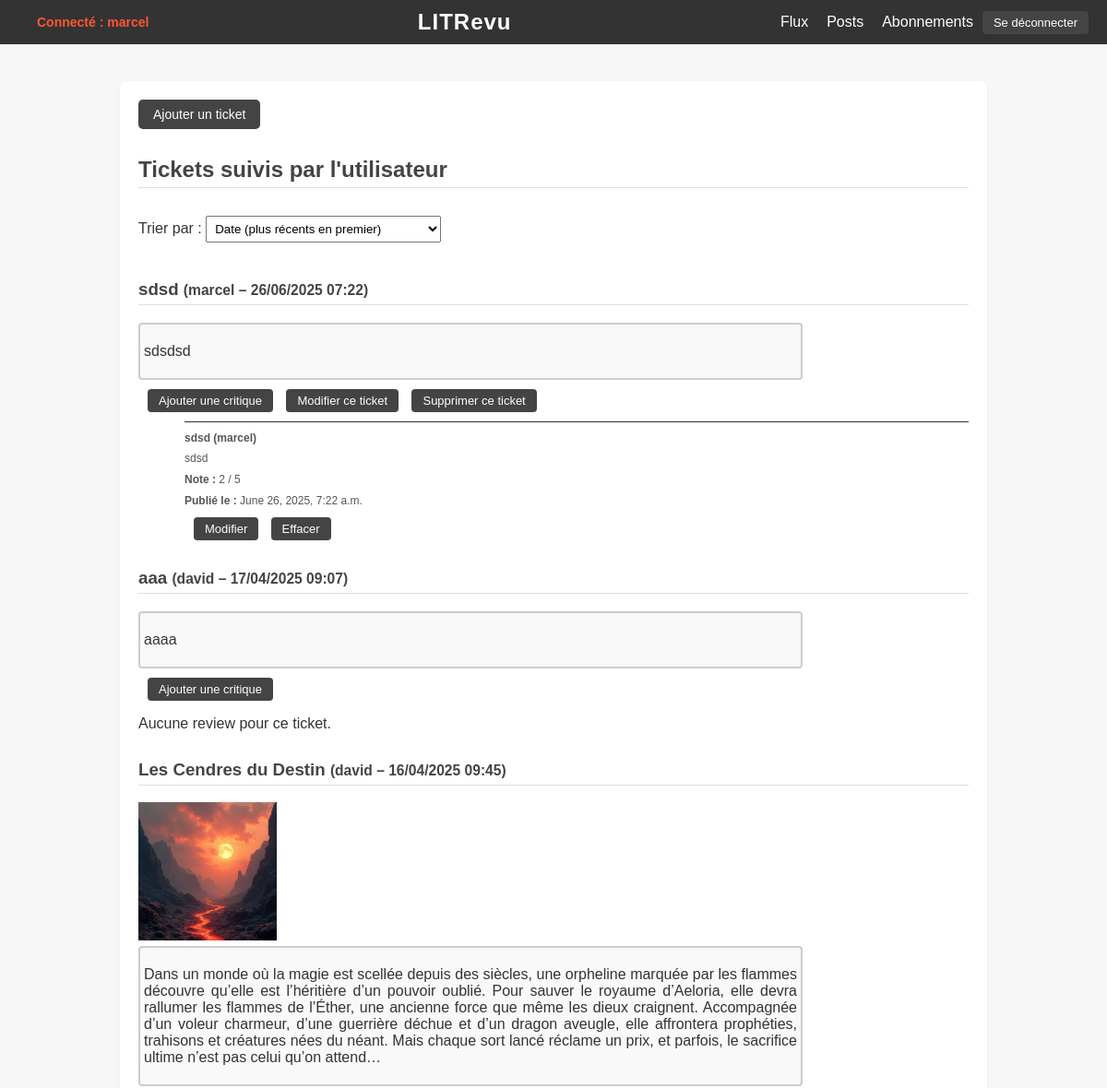
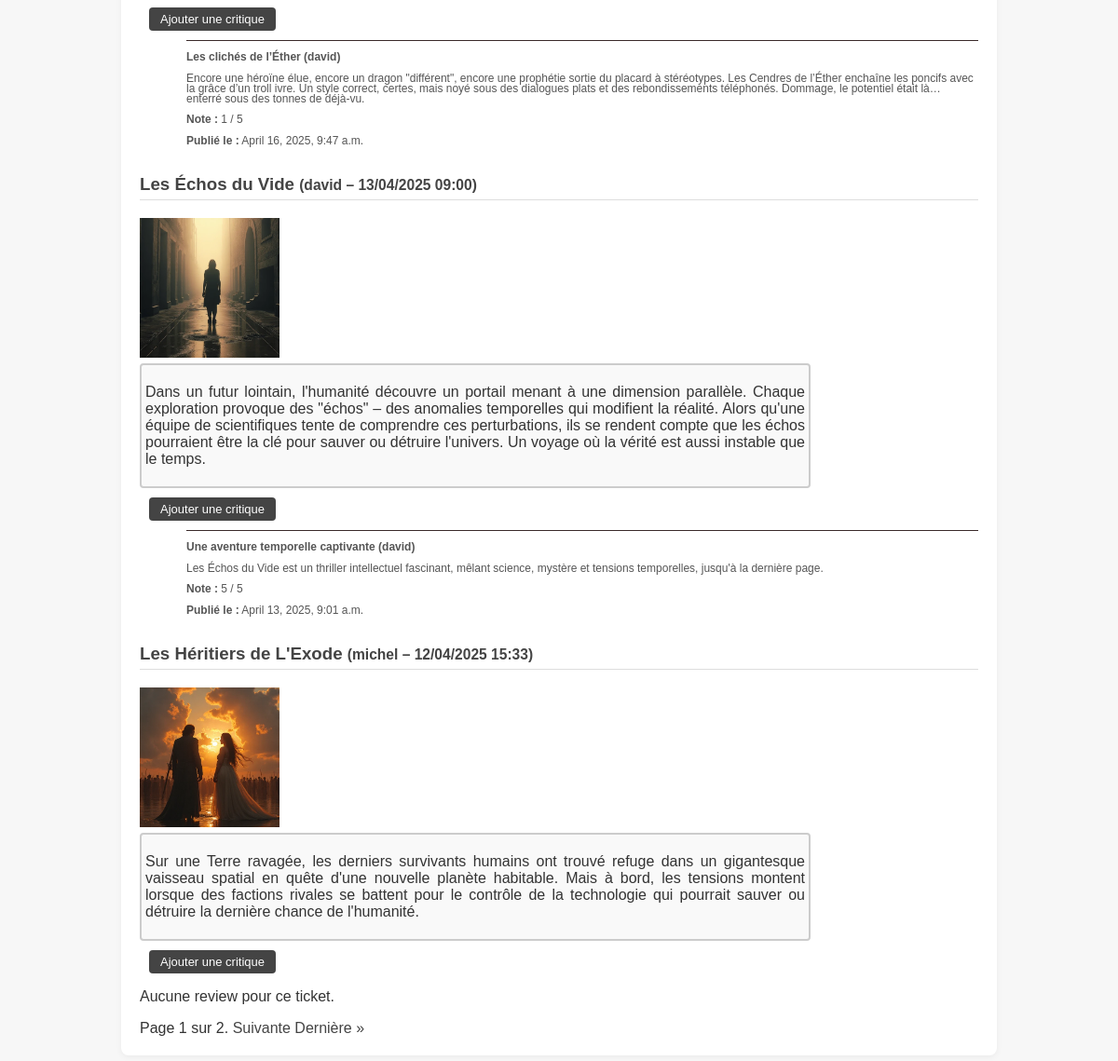
The page /all_tickets/ (signed in) on the database as committed earlier (2 pictures, top to bottom).
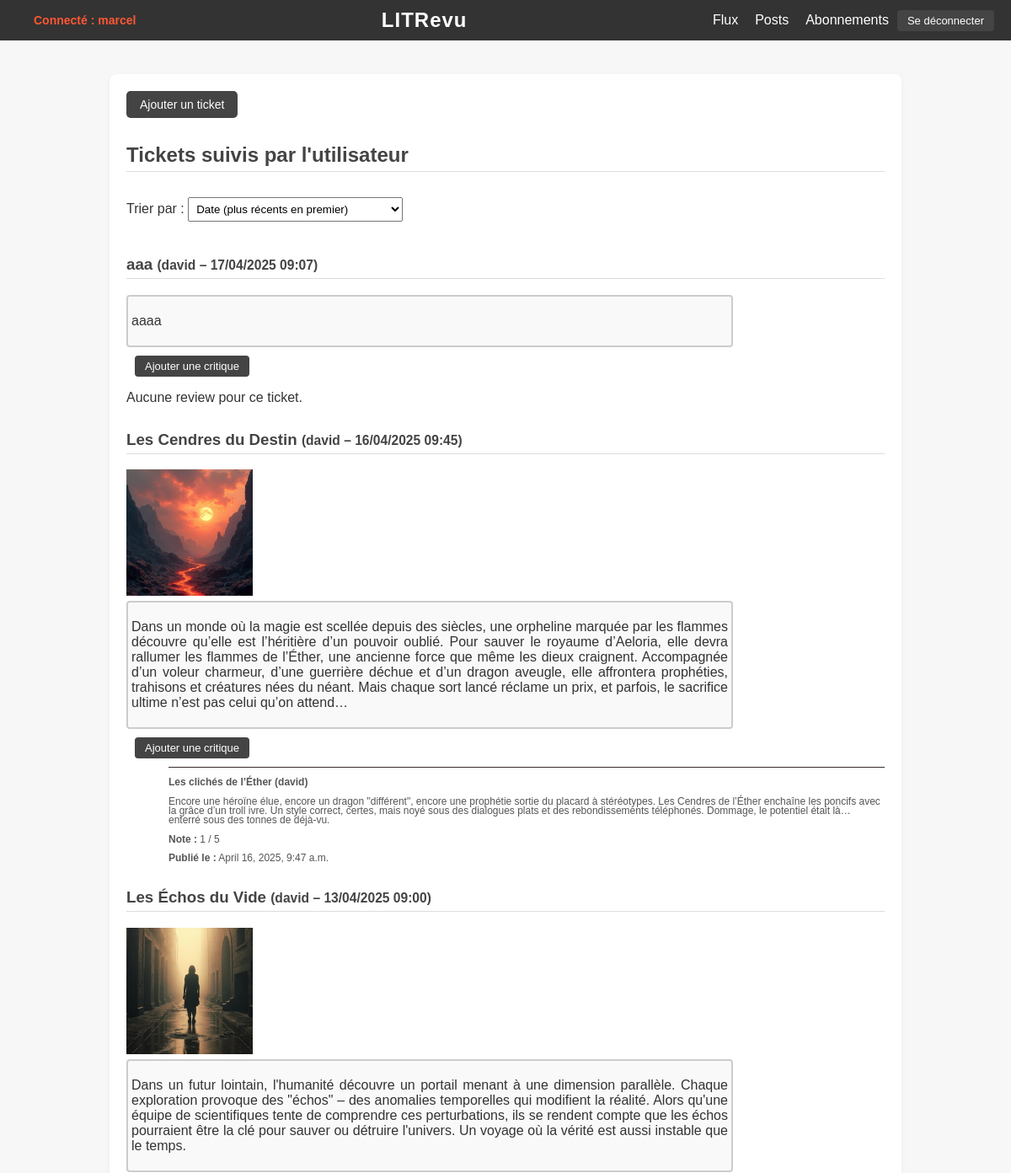
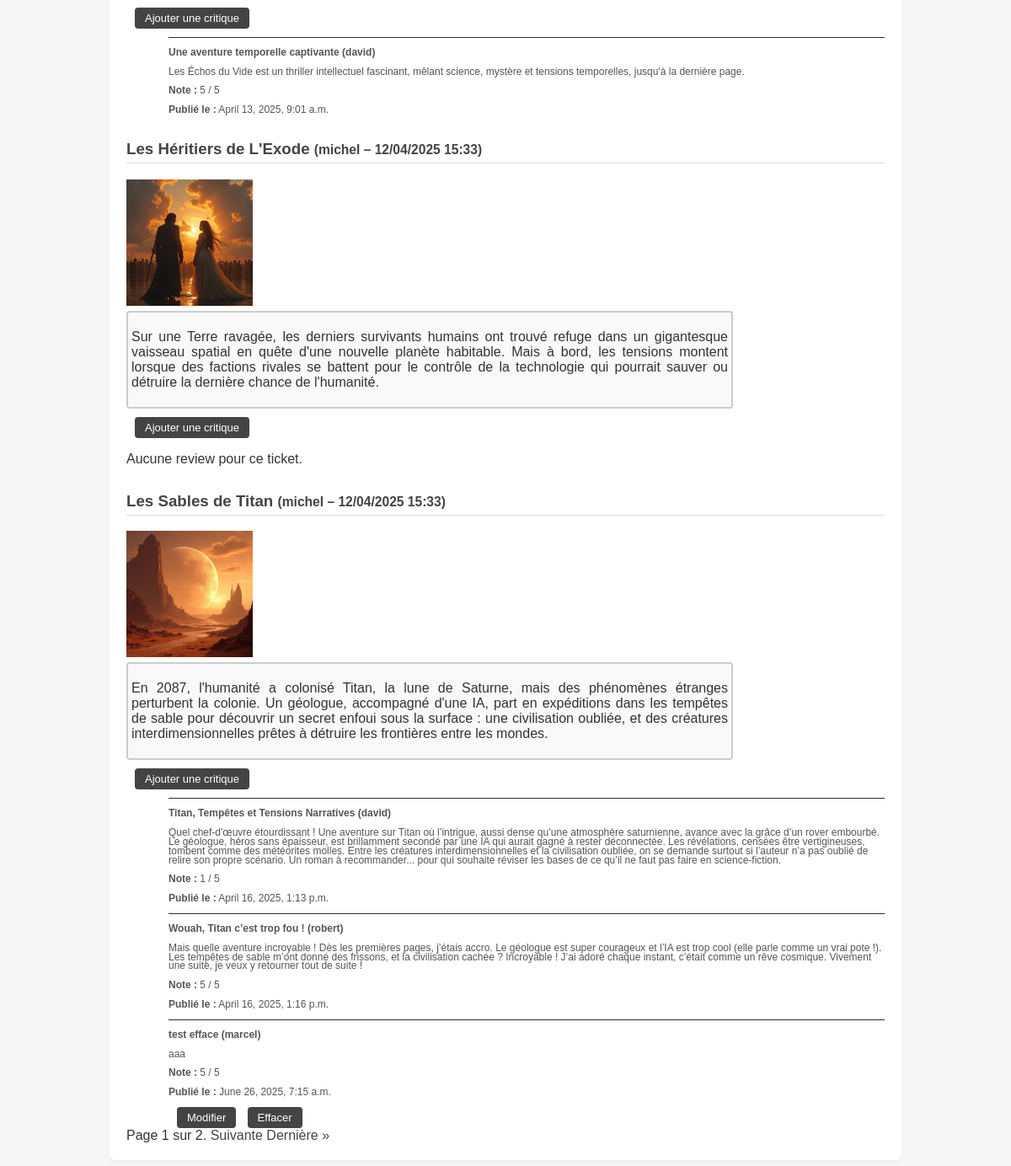
The same page on the database as committed later (2 pictures, top to bottom).
### myapp/models.py (models this page shows, shortened)
class Ticket(models.Model):
    title = models.CharField(max_length=128)  # Mettre unique=True au lieu de primary_key
    description = models.TextField(max_length=2048, blank=True)
    user = models.ForeignKey(User, on_delete=models.CASCADE)
    image = models.ImageField(upload_to='images/', null=True, blank=True)
    time_created = models.DateTimeField(auto_now_add=True)

class Review(models.Model):
    headline = models.CharField(max_length=128)
    ticket = models.ForeignKey(Ticket, on_delete=models.SET_NULL, null=True, blank=True)
    user = models.ForeignKey(User, on_delete=models.CASCADE)
    rating = models.PositiveSmallIntegerField(
        validators=[
            MinValueValidator(0),
            MaxValueValidator(5)
        ]
    )
    body = models.TextField(
        blank=True,
        validators=[MaxLengthValidator(8192)]
    )
    time_created = models.DateTimeField(auto_now_add=True)

### myapp/views.py (the view)
# urls.py: path('all_tickets/', views.all_tickets_view, name='all_tickets'),
@login_required
def all_tickets_view(request):
    order = request.GET.get('order', 'date')
    if order == 'user':
        tickets = Ticket.objects.all().order_by('user__username', '-time_created')  # Tri par utilisateur, puis par date
    else:
        tickets = Ticket.objects.all().order_by('-time_created')  # Tri par défaut : antichronologique
    paginator = Paginator(tickets, 5)
    page_number = request.GET.get('page')
    page_obj = paginator.get_page(page_number)
    return render(request, 'all_tickets.html', {
        'page_obj': page_obj,
    })

### myapp/templates/all_tickets.html (shortened to what this page needs)
{% extends 'base.html' %}
{% block content %}
  <div style="margin-bottom: 20px;">
    <a href="{% url 'create_ticket' %}" class="btn-ticket">Ajouter un ticket</a>
  </div>
  <h2>Tickets suivis par l'utilisateur</h2>
  <form method="get">
    <label for="order">Trier par :</label>
    <select name="order" id="order" onchange="this.form.submit()">
      <option value="date" {% if request.GET.order == "date" or not request.GET.order %}selected{% endif %}>Date (plus récents en premier)</option>
    </select>
  </form>
  <br>
  <div class="ticket-list">
    {% for ticket in page_obj %}
      <div class="ticket">
        <h3>
          {{ ticket.title }}
          <small>({{ ticket.user.username }} – {{ ticket.time_created|date:"d/m/Y H:i" }})</small>
        </h3>
        {% if ticket.image %}
          <div class="ticket-image">
            <img src="{{ ticket.image.url }}" alt="Image du ticket" style="max-width: 200px; max-height: 150px; object-fit: cover;">
          </div>
        {% endif %}
        <div class="ticket-description-box">
          <p class="ticket-description">{{ ticket.description }}</p>
        </div>
        <div class="ticket-buttons" style="margin: 10px 0;">
          <form action="{% url 'add_review' ticket.id %}" method="get" style="display: inline;">
            <button type="submit" class="button">Ajouter une critique</button>
          </form>
          {% if ticket.user == request.user %}
            <form action="{% url 'edit_ticket' ticket.id %}" method="get" style="display: inline;">
              <button type="submit" class="button">Modifier ce ticket</button>
            </form>
            <form action="{% url 'confirm_delete_ticket' ticket.id %}" method="get" style="display: inline;">
              <button type="submit" class="button">Supprimer ce ticket</button>
            </form>
          {% endif %}
        </div>
        <div class="reviews">
          {% for review in ticket.review_set.all %}
            <div class="review small-text">
              <hr class="review-separator">
              <p><strong>{{ review.headline }} ({{ review.user.username }})</strong></p>
              <div class="review-description-box">
                {{ review.body }}
              </div>
              <p><strong>Note :</strong> {{ review.rating }} / 5</p>
              <p><strong>Publié le :</strong> {{ review.time_created }}</p>
              <div class="review-buttons">
                {% if review.user == request.user %}
                  <form action="{% url 'edit_review' review.id %}" method="get" style="display: inline;">
                    <button type="submit" class="button">Modifier</button>
                  </form>
                  <form action="{% url 'confirm_delete_review' review.id %}" method="get" style="display: inline;">
                    <button type="submit" class="button">Effacer</button>
                  </form>
                {% endif %}
              </div>
            </div>
          {% empty %}
            <p>Aucune review pour ce ticket.</p>
          {% endfor %}
        </div>
      </div>
    {% empty %}
      <p>Aucun ticket suivi.</p>
    {% endfor %}
  </div>
  <div class="pagination">
    <span class="step-links">
      <span class="current">
        Page {{ page_obj.number }} sur {{ page_obj.paginator.num_pages }}.
      </span>
      {% if page_obj.has_next %}
        <a href="?page={{ page_obj.next_page_number }}">Suivante</a>
        <a href="?page={{ page_obj.paginator.num_pages }}">Dernière &raquo;</a>
      {% endif %}
    </span>
  </div>
{% endblock %}

Rows that differ between the two databases and show on the page:
removed Ticket: title "sdsd", user.username "marcel", time_created "26/06/2025 07:22", description "sdsdsd", shows "Modifier ce ticket"
no longer on this page (row edited): Review: headline "sdsd", user.username "marcel", body "sdsd", rating "2", time_created "June 26, 2025, 7:22 a.m.", shows "Modifier"
now on this page (row unchanged): Ticket: title "Les Sables de Titan", user.username "michel", time_created "12/04/2025 15:33", image (picture), description "En 2087, l'humanité a colonisé Titan, la lune de Saturne, mais des phénomènes étranges perturbent la colonie. Un géologue, accompagné d'une IA, part en expéditions dans les tempêtes de sable pour découvrir un secret enfoui sous la surface : une civilisation oubliée, et des créatures interdimensionnelles prêtes à détruire les frontières entre les mondes."
now on this page (row unchanged): Review: headline "Titan, Tempêtes et Tensions Narratives", user.username "david", body "Quel chef-d'œuvre étourdissant ! Une aventure sur Titan où l’intrigue, aussi dense qu’une atmosphère saturnienne, avance avec la grâce d’un rover embourbé. Le géologue, héros sans épaisseur, est brillamment secondé par une IA qui aurait gagné à rester déconnectée. Les révélations, censées être vertigineuses, tombent comme des météorites molles. Entre les créatures interdimensionnelles et la civilisation oubliée, on se demande surtout si l’auteur n’a pas oublié de relire son propre scénario. Un roman à recommander... pour qui souhaite réviser les bases de ce qu’il ne faut pas faire en science-fiction.", rating "1", time_created "April 16, 2025, 1:13 p.m.", shown under "Les Sables de Titan"
now on this page (row unchanged): Review: headline "Wouah, Titan c’est trop fou !", user.username "robert", body "Mais quelle aventure incroyable ! Dès les premières pages, j’étais accro. Le géologue est super courageux et l’IA est trop cool (elle parle comme un vrai pote !). Les tempêtes de sable m’ont donné des frissons, et la civilisation cachée ? Incroyable ! J’ai adoré chaque instant, c’était comme un rêve cosmique. Vivement une suite, je veux y retourner tout de suite !", rating "5", time_created "April 16, 2025, 1:16 p.m.", shown under "Les Sables de Titan"
now on this page (row unchanged): Review: headline "test efface", user.username "marcel", body "aaa", rating "5", time_created "June 26, 2025, 7:15 a.m.", shows "Modifier", shown under "Les Sables de Titan"
